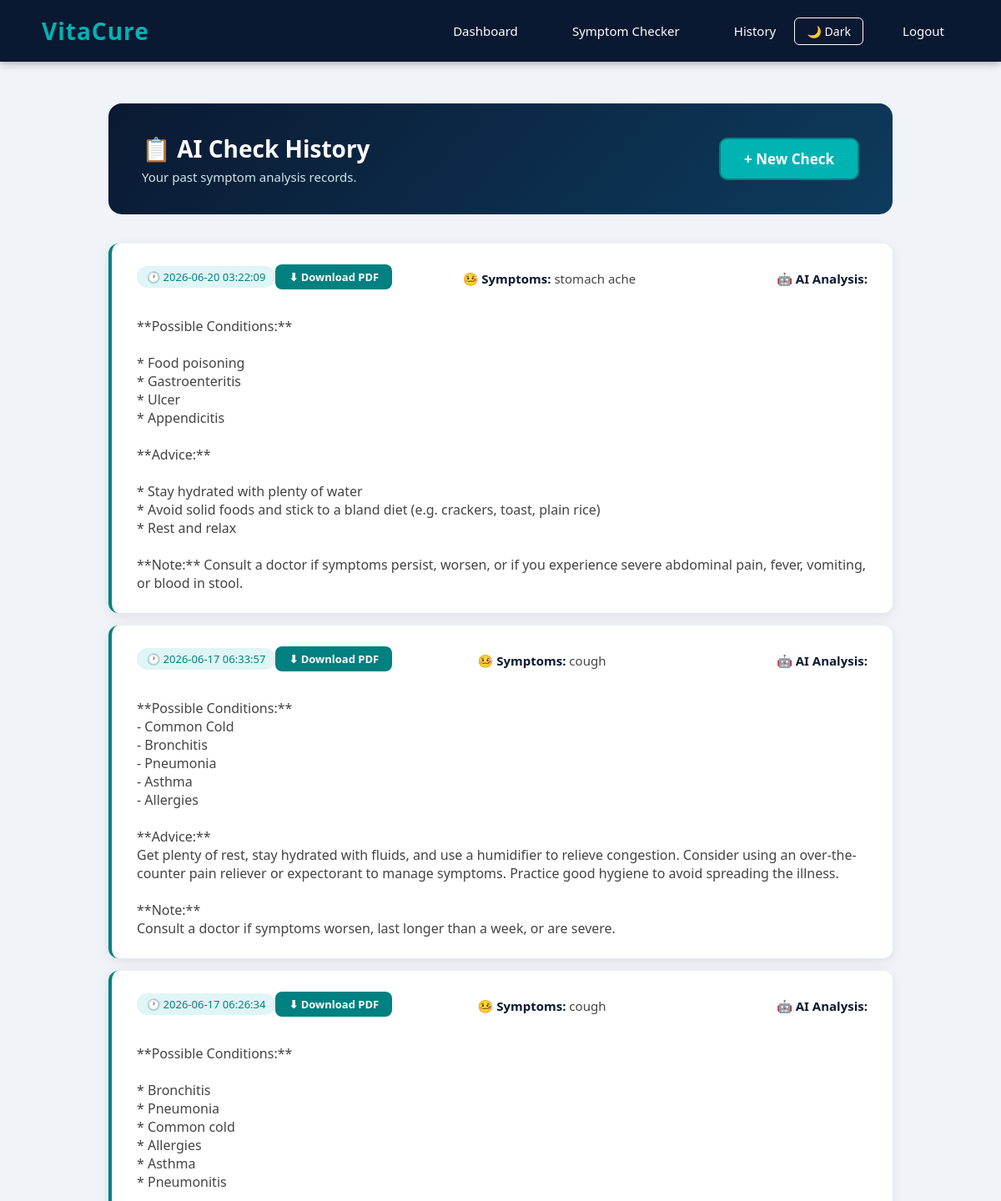
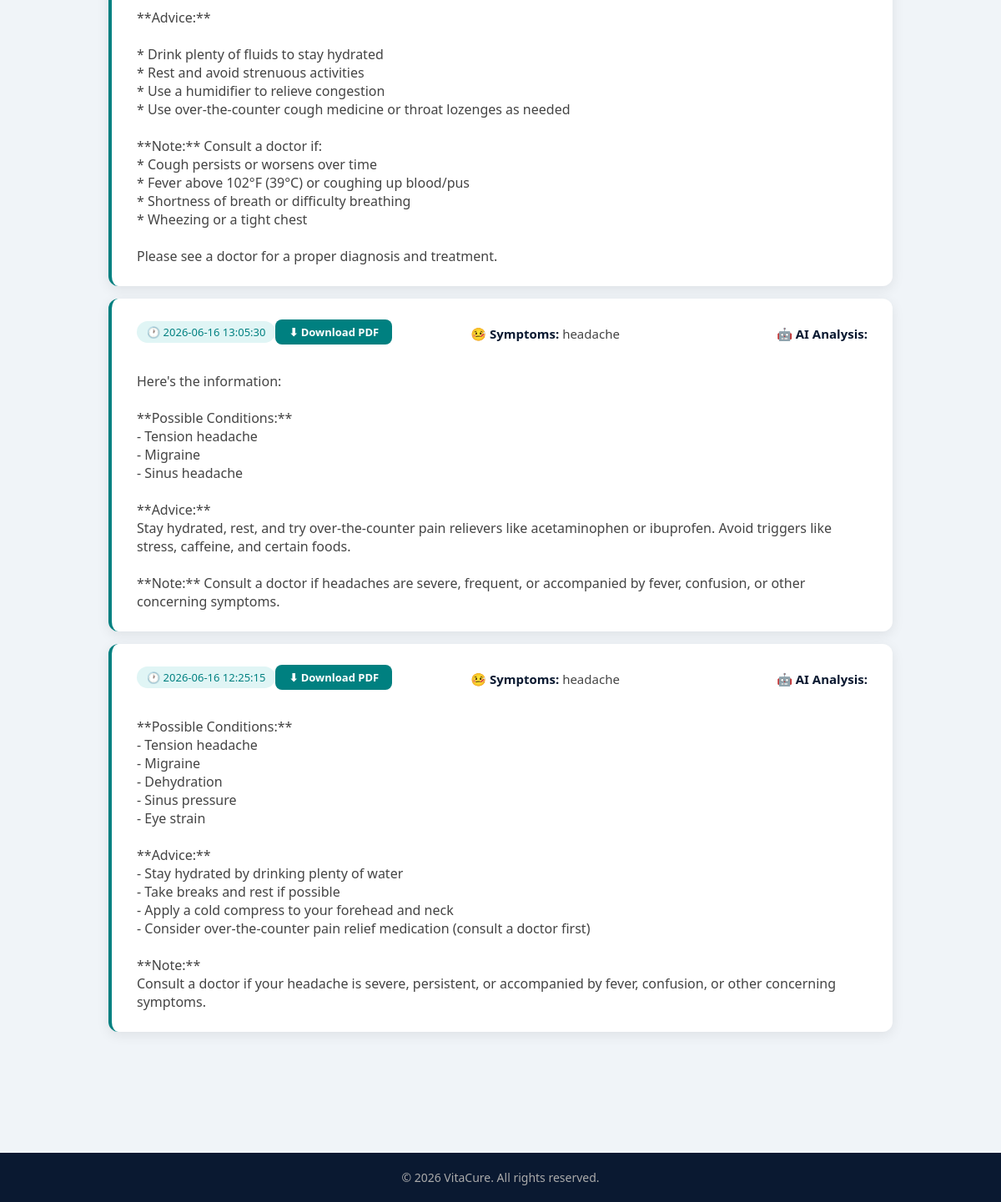
The app's page /history (signed in) with its own data (2 pictures, top to bottom).
### tables this page shows
CREATE TABLE symptom_history (
    id INTEGER PRIMARY KEY AUTOINCREMENT,
    user_id INTEGER NOT NULL,
    symptoms TEXT NOT NULL,
    result TEXT NOT NULL,
    created_at TIMESTAMP DEFAULT CURRENT_TIMESTAMP,
    FOREIGN KEY (user_id) REFERENCES users(id)
);

### app.py (the view)
@app.route('/history')
def history():
    if 'user_id' not in session:
        return redirect(url_for('login'))
    conn = sqlite3.connect(DB)
    c = conn.cursor()
    c.execute('SELECT id, symptoms, result, created_at FROM symptom_history WHERE user_id = ? ORDER BY created_at DESC',
              (session['user_id'],))
    records = c.fetchall()
    conn.close()
    return render_template('history.html', records=records)

### templates/history.html (shortened to what this page needs)
<!DOCTYPE html>
<html lang="en">
<head>
    <link rel="stylesheet" href="{{ url_for('static', filename='css/style.css') }}">
</head>
<body>
<nav>
    <h1>VitaCure</h1>
    <div>
        <a href="/patient">Dashboard</a>
        <a href="/symptom_checker">Symptom Checker</a>
        <a href="/history">History</a>
        <button class="dark-toggle" onclick="toggleDark()">🌙 Dark</button>
        <a href="/logout">Logout</a>
    </div>
</nav>
<div class="dashboard">
    <div class="dashboard-header">
        <div>
            <h2>📋 AI Check History</h2>
            <p>Your past symptom analysis records.</p>
        </div>
        <a href="/symptom_checker" class="btn-primary" style="text-decoration: none; padding: 12px 28px; border-radius: 10px; background: var(--teal-light); color: white; font-weight: 600;">+ New Check</a>
    </div>
    {% if records %}
        {% for record in records %}
        <div class="appointment-card">
            <div style="display: flex; justify-content: space-between; align-items: center; margin-bottom: 10px;">
                <span style="background: #e0f5f5; color: var(--teal); padding: 4px 12px; border-radius: 20px; font-size: 13px;">🕐 {{ record[3] }}</span>
                <a href="/download_report/{{ record[0] }}" style="background: var(--teal); color: white; padding: 6px 16px; border-radius: 8px; text-decoration: none; font-size: 13px; font-weight: 600;">⬇ Download PDF</a>
            </div>
            <p><strong>🤒 Symptoms:</strong> {{ record[1] }}</p>
            <p><strong>🤖 AI Analysis:</strong></p>
            <pre style="white-space: pre-wrap; font-family: inherit; color: #444; margin-top: 8px;">{{ record[2] }}</pre>
        </div>
        {% endfor %}
    {% endif %}
</div>
<footer>
    <p>© 2026 VitaCure. All rights reserved.</p>
</footer>
</body>
</html>

### static/css/style.css (style rules this page uses)
* { margin: 0; padding: 0; box-sizing: border-box; font-family: 'Segoe UI', sans-serif; }
:root { --navy: #0a1931; --teal: #008080; --teal-light: #00b3b3; --white: #ffffff; --gray: #f0f4f8; }
body { background-color: var(--gray); color: var(--navy); min-height: 100vh; }
nav { background-color: var(--navy); padding: 18px 50px; display: flex; justify-content: space-between; align-items: center; box-shadow: 0 2px 10px rgba(0,0,0,0.3); position: sticky; top: 0; z-index: 100; }
nav h1 { color: var(--teal-light); font-size: 28px; font-weight: 700; letter-spacing: 1px; }
nav a { color: var(--white); text-decoration: none; margin-left: 25px; font-size: 15px; padding: 8px 18px; border-radius: 6px; transition: background 0.2s; }
.btn-primary { background-color: var(--teal); color: var(--white); padding: 15px 40px; border-radius: 30px; text-decoration: none; font-size: 17px; font-weight: 600; transition: all 0.2s; border: 2px solid var(--teal); }
.dashboard { max-width: 1000px; margin: 50px auto; padding: 0 30px 80px; }
.dashboard-header { background: linear-gradient(135deg, var(--navy), #0d3b5e); color: var(--white); padding: 35px 40px; border-radius: 16px; margin-bottom: 35px; display: flex; justify-content: space-between; align-items: center; }
.dashboard-header h2 { font-size: 28px; font-weight: 700; }
.dashboard-header p { color: #cce8e8; font-size: 15px; margin-top: 5px; }
.appointment-card { background: var(--white); padding: 25px 30px; border-radius: 12px; box-shadow: 0 4px 15px rgba(0,0,0,0.08); margin-bottom: 15px; display: flex; justify-content: space-between; align-items: center; flex-wrap: wrap; gap: 15px; border-left: 4px solid var(--teal); transition: transform 0.2s; }
.appointment-card p { font-size: 15px; color: #444; margin-bottom: 6px; }
.appointment-card strong { color: var(--navy); }
footer { background-color: var(--navy); color: #aaa; text-align: center; padding: 20px; font-size: 14px; }
.dark-toggle { background: none; border: 1px solid white; color: white; padding: 6px 14px; border-radius: 6px; cursor: pointer; font-size: 14px; }

### records on screen
symptom_history: created_at "2026-06-20 03:22:09", symptoms "stomach ache", result "**Possible Conditions:** * Food poisoning * Gastroenteritis * Ulcer * Appendicitis **Advice:** * Stay hydrated with plenty of water * Avoid solid foods and stick to a bland diet (e.g. crackers, toast, plain rice) * Rest and relax **Note:** Consult a doctor if symptoms persist, worsen, or if you experience severe abdominal pain, fever, vomiting, or blood in stool."
symptom_history: created_at "2026-06-17 06:33:57", symptoms "cough", result "**Possible Conditions:** - Common Cold - Bronchitis - Pneumonia - Asthma - Allergies **Advice:** Get plenty of rest, stay hydrated with fluids, and use a humidifier to relieve congestion. Consider using an over-the-counter pain reliever or expectorant to manage symptoms. Practice good hygiene to avoid spreading the illness. **Note:** Consult a doctor if symptoms worsen, last longer than a week, or are severe."
symptom_history: created_at "2026-06-17 06:26:34", symptoms "cough", result "**Possible Conditions:** * Bronchitis * Pneumonia * Common cold * Allergies * Asthma * Pneumonitis **Advice:** * Drink plenty of fluids to stay hydrated * Rest and avoid strenuous activities * Use a humidifier to relieve congestion * Use over-the-counter cough medicine or throat lozenges as needed **Note:** Consult a doctor if: * Cough persists or worsens over time * Fever above 102°F (39°C) or coughing up blood/pus * Shortness of breath or difficulty breathing * Wheezing or a tight chest Please see a doctor for a proper diagnosis and treatment."
symptom_history: created_at "2026-06-16 13:05:30", symptoms "headache", result "Here's the information: **Possible Conditions:** - Tension headache - Migraine - Sinus headache **Advice:** Stay hydrated, rest, and try over-the-counter pain relievers like acetaminophen or ibuprofen. Avoid triggers like stress, caffeine, and certain foods. **Note:** Consult a doctor if headaches are severe, frequent, or accompanied by fever, confusion, or other concerning symptoms."
symptom_history: created_at "2026-06-16 12:25:15", symptoms "headache", result "**Possible Conditions:** - Tension headache - Migraine - Dehydration - Sinus pressure - Eye strain **Advice:** - Stay hydrated by drinking plenty of water - Take breaks and rest if possible - Apply a cold compress to your forehead and neck - Consider over-the-counter pain relief medication (consult a doctor first) **Note:** Consult a doctor if your headache is severe, persistent, or accompanied by fever, confusion, or other concerning symptoms."
